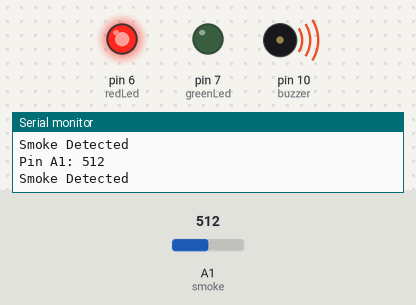
This sketch was run on a simulated Arduino Uno, built with avr-gcc and run on an emulated ATmega328P. Shown: output pins drawn as LEDs (lit = HIGH), buzzer (waves = sounding, pin HIGH), the last lines printed to the serial monitor. Inputs (shaded band) come from the test bench; at power-on: A1 (smoke) = 512.

Above: at 2.8 s.
2.9 s: A1 (smoke) set to 316
5.6 s: A1 (smoke) set to 291
At 6.7 s:
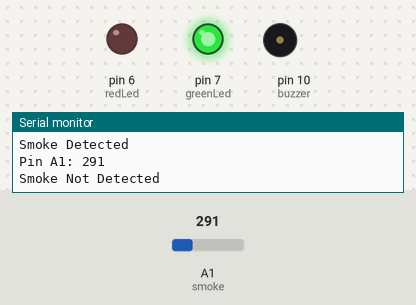
8.3 s: A1 (smoke) set to 306
At 11.0 s:
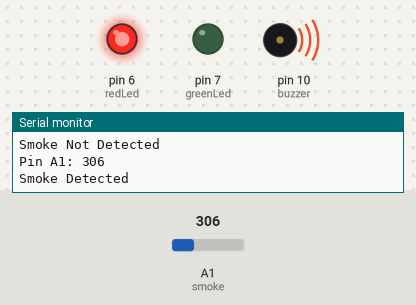
11.5 s: A1 (smoke) set to 290
At 12.5 s:
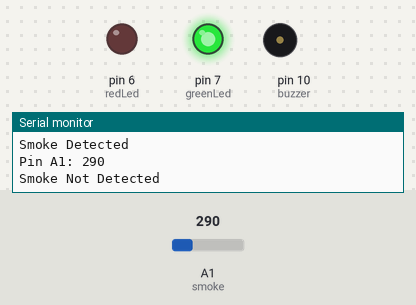
Timing chart, 0 to 14.5 s (numbered marks = the images above; inputs shaded):
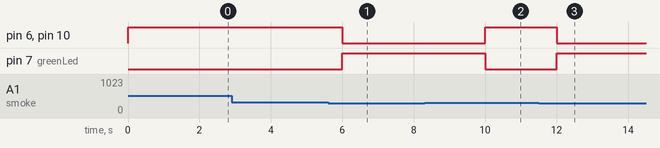

Measured:
- the behaviour switches between 301 and 300 on A1 (smoke) (found by bisection; images 0 and 1)
- after the input at 5.6 s, pin 6 (redLed), pin 10 (buzzer): HIGH → LOW after 0.40 s; pin 7 (greenLed): LOW → HIGH after 0.40 s
- after the input at 8.3 s, pin 6 (redLed), pin 10 (buzzer): LOW → HIGH after 1.7 s; pin 7 (greenLed): HIGH → LOW after 1.7 s
- after the input at 11.5 s, pin 6 (redLed), pin 10 (buzzer): HIGH → LOW after 0.50 s; pin 7 (greenLed): LOW → HIGH after 0.50 s

The sketch:

P2_Smoke_Detection.ino
```cpp
//Smoke Detection Using Gas Sensor
// A1 Pin  - Sensor A0
// 6 Pin   - Red LED
// 7 Pin   - Green LED
// 10 Pin  - Buzzer

int redLed = 6;
int greenLed = 7;
int buzzer = 10;
int sensorThres = 300;
int smoke = A1;

void setup() {
  pinMode(redLed, OUTPUT);
  pinMode(greenLed, OUTPUT);
  pinMode(buzzer, OUTPUT);
  pinMode(smoke, INPUT);
  Serial.begin(9600);
}

void loop() {
  int analogSensor = analogRead(smoke);

  Serial.print("Pin A1: ");
  Serial.println(analogSensor);
  // Checks if it has reached the threshold value
  if (analogSensor > sensorThres)
  {
    Serial.println("Smoke Detected");
    digitalWrite(redLed, HIGH);
    digitalWrite(greenLed, LOW);
    digitalWrite(buzzer, HIGH);
  }
  else
  {
    Serial.println("Smoke Not Detected");
    digitalWrite(redLed, LOW);
    digitalWrite(greenLed, HIGH);
    digitalWrite(buzzer, LOW);
  }
  delay(2000);
}
```
